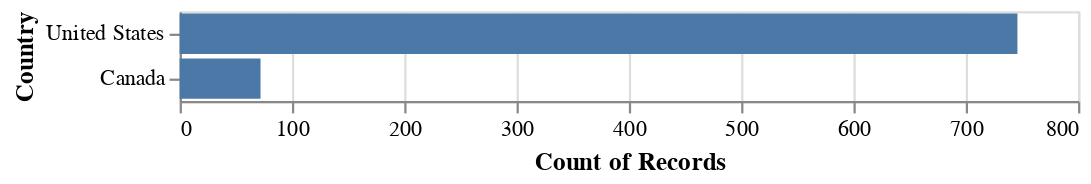

This figure's notebook cell:
### Code cell
alt.Chart(data).mark_bar().encode(
    x = alt.X('count()'),
    y = alt.Y('Country', sort = '-x'))

### Figure 1 — Vega-Lite specification as saved in the notebook (floating-point values rounded to 4 significant figures; data arrays with more than 128 entries replaced by an {"elided": "..."} marker saying what was removed)
{"config": {"view": {"continuousWidth": 400, "continuousHeight": 300}}, "data": {"name": "data-435473beec961d0a35825f57d58c997f"}, "mark": "bar", "encoding": {"x": {"type": "quantitative", "aggregate": "count"}, "y": {"type": "nominal", "field": "Country", "sort": "-x"}}, "$schema": "https://vega.github.io/schema/vega-lite/v4.8.1.json", "datasets": {"data-435473beec961d0a35825f57d58c997f": {"elided": "818 records"}}}
